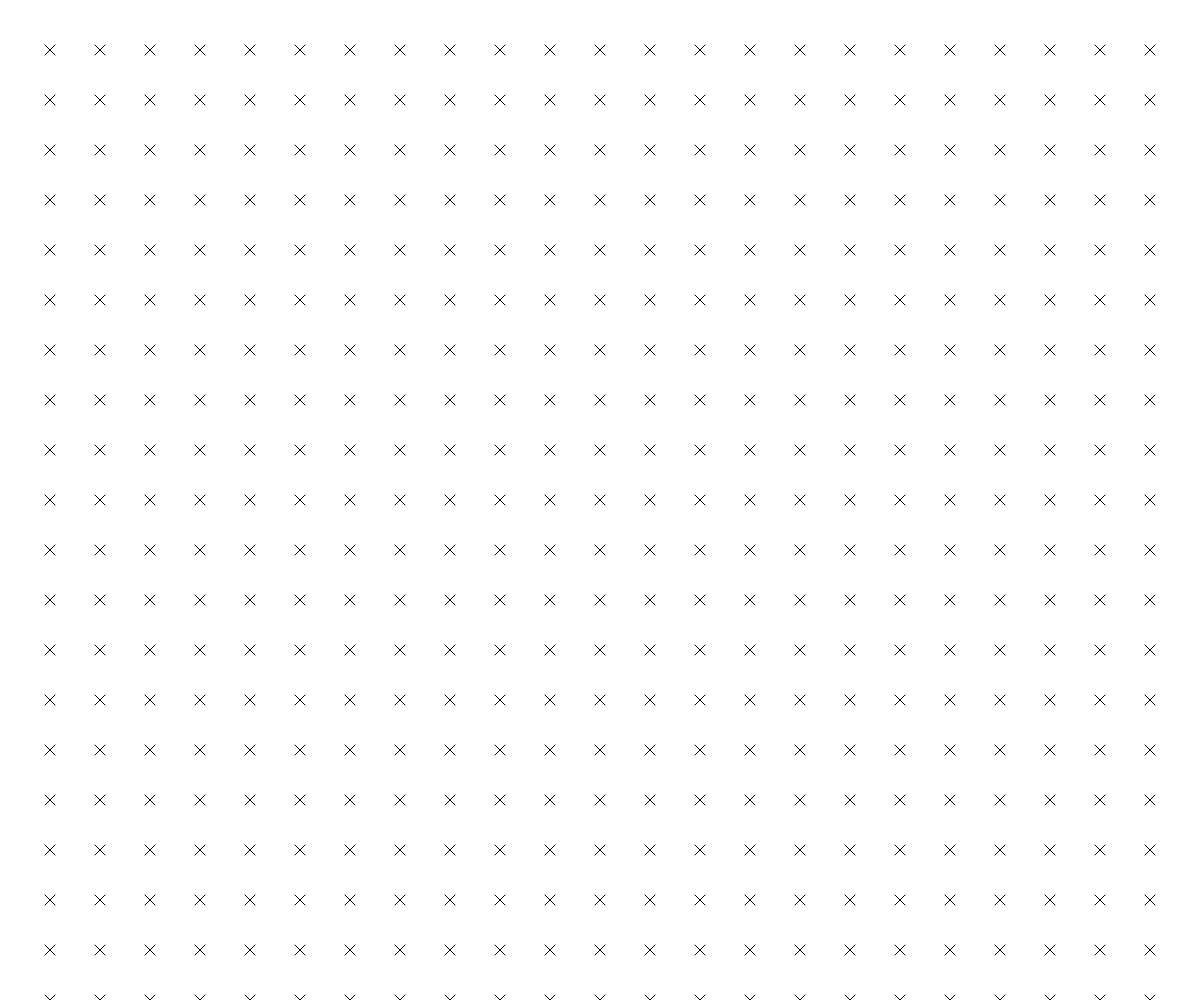
Frame 1 (no input)
Frame 60 (no input): identical to frame 1, image omitted
Frame 120 (the mouse pressed at the canvas centre since frame 60): identical to frame 1, image omitted

The p5.js sketch that drew this single still picture (run headless with seeded random() and noise() and a simulated clock; from frame 60 on, the mouse is pressed at the canvas centre):

// p5.js sketch
// ── sketch.js
function setup() {
  createCanvas(windowWidth, windowHeight);
  noFill();
}

function draw() {
  background(255);
  for (var x = 50; x <= width-50; x += 50) {
    for (var y = 50; y <= width-50; y += 50) {
      line(x-5, y-5, x+5, y+5);
      line(x+5, y-5, x-5, y+5);
    }
  }
}
